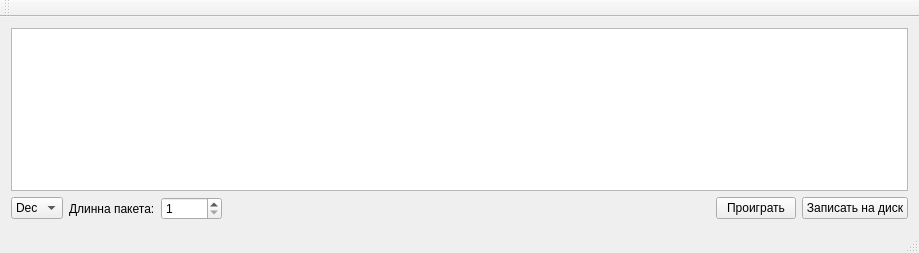
<?xml version="1.0" encoding="UTF-8"?>
<ui version="4.0">
 <class>MainWindow</class>
 <widget class="QMainWindow" name="MainWindow">
  <property name="geometry">
   <rect>
    <x>0</x>
    <y>0</y>
    <width>919</width>
    <height>253</height>
   </rect>
  </property>
  <property name="windowTitle">
   <string>MainWindow</string>
  </property>
  <widget class="QWidget" name="centralWidget">
   <layout class="QVBoxLayout" name="verticalLayout">
    <item>
     <widget class="QTableView" name="tableView"/>
    </item>
    <item>
     <layout class="QHBoxLayout" name="horizontalLayout">
      <item>
       <widget class="QComboBox" name="comboBox">
        <property name="currentIndex">
         <number>1</number>
        </property>
        <item>
         <property name="text">
          <string>Bin</string>
         </property>
        </item>
        <item>
         <property name="text">
          <string>Dec</string>
         </property>
        </item>
        <item>
         <property name="text">
          <string>Hex</string>
         </property>
        </item>
       </widget>
      </item>
      <item>
       <widget class="QLabel" name="label">
        <property name="text">
         <string>Длинна пакета:</string>
        </property>
       </widget>
      </item>
      <item>
       <widget class="QSpinBox" name="spinBoxLenght">
        <property name="prefix">
         <string/>
        </property>
        <property name="minimum">
         <number>1</number>
        </property>
        <property name="maximum">
         <number>65535</number>
        </property>
       </widget>
      </item>
      <item>
       <spacer name="horizontalSpacer">
        <property name="orientation">
         <enum>Qt::Horizontal</enum>
        </property>
        <property name="sizeHint" stdset="0">
         <size>
          <width>40</width>
          <height>20</height>
         </size>
        </property>
       </spacer>
      </item>
      <item>
       <widget class="QPushButton" name="pushButtonPlay">
        <property name="text">
         <string>Проиграть</string>
        </property>
       </widget>
      </item>
      <item>
       <widget class="QPushButton" name="pushButtonSave">
        <property name="text">
         <string>Записать на диск</string>
        </property>
       </widget>
      </item>
     </layout>
    </item>
   </layout>
  </widget>
  <widget class="QMenuBar" name="menuBar">
   <property name="geometry">
    <rect>
     <x>0</x>
     <y>0</y>
     <width>919</width>
     <height>21</height>
    </rect>
   </property>
  </widget>
  <widget class="QToolBar" name="mainToolBar">
   <attribute name="toolBarArea">
    <enum>TopToolBarArea</enum>
   </attribute>
   <attribute name="toolBarBreak">
    <bool>false</bool>
   </attribute>
  </widget>
  <widget class="QStatusBar" name="statusBar"/>
 </widget>
 <layoutdefault spacing="6" margin="11"/>
 <resources/>
 <connections/>
</ui>
